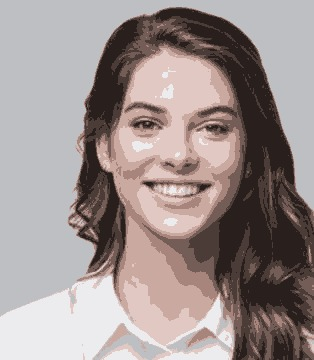
%> input picture reduced8colorswoman.JPG, 314 x 360 px
$ octave MakeStrokeFinalUpload.m   (GNU Octave 9; MATLAB toolbox functions it lacks are replaced by stand-ins)
%> lines starting %> are read from the running program, lines starting %| are printed output that depends on the picture

% parts code from Painterly Rendering with Curved Brush Strokes of Multiple Sizes
%https://github.com/fionazeng3/Painterly-Rendering-with-Curved-Brush-Strokes-of-Multiple-Sizes
%if you don't want draw step by step then comment line 469 drawnow; by
%adding a %

%no soak on paper, all color01 draw only, 4 strokes color refill

close all; clear all; clc;


sourceImage = imread(uigetfile);  % you choose All file type then choose 'reduced8colors.JPG' I uploaded
%> the answer given: reduced8colorswoman.JPG
%> sourceImage is the input picture: size 360x314x3 uint8; mean R, G, B 156.4, 144.6, 142.9
%sourceImage=imread('reduced8colorswoman.JPG');

R = [8,6,4, 2];

strokeNum=0;   %calculate how many strokes we have

%% parameters

origin = [109, 185]; % origion of the graph, write as [x y]   note it won't draw out because we put it to origion after draw
%this origion make the whole drawing within limit (x from -54 to 156, y from 8.83 to 208)

ZOffset=245;  %we can enter the offset value for z here, if enter -100 then all z value will be 100 less


ScaleValue=0.5;  %note it won't draw out because we put it to origion after draw

ThresholdOfError=100;    %the larger the less exquisite (and less strokes), 2 is exquisite around 60k strokes, 100 is 20k strokes, 200 is 6847 strokes

strokeNum=0;

maxStrokeLength = 1;   %the larger the less exquisite
minStrokeLength = 0.5;   %the larger the less exquisite

fc = 0.1;  %was 0.25 the larger the less exquisite

StrokeSize=10;  %was 10

global RefillStrokes;
RefillStrokes=4; %draw how many strokes then we refill


%% Points
%use [x,y,z,yaw,pitch,roll]

yaw=-176.628586;
pitch=-2.448534;
roll=112.573837;

%we declear globa because we want use them in functions
global ZOfUpGettingColor;
global ZOfDownGettingColor;
global YChangeOfStirColor;
global ZOfUpDrawing;
global ZOfDownDrawing;
% global DistanceBetweenXAxisColors;
% global DistanceBetweenYAxisColors;
% global DistanceBetweenXAxisWithPen;

ZOfUpGettingColor=-79.980942+ZOffset;
ZOfDownGettingColor=-116.275215+ZOffset;
YChangeOfStirColor=13.726929;

ZOfUpDrawing=-79.980942+ZOffset;
ZOfDownDrawing=-113.83+ZOffset;

DistanceBetweenXAxisColors=32; %mm
DistanceBetweenYAxisColors=32; %mm
DistanceBetweenXAxisWithPen=44;
%4.4 mm with the pen

global PaperCenterTip;
global DipWaterTop ;
global DipWaterInside;
global DipWaterMove;
global SoakWaterPaperTop;
global SoakWaterPaperDown;
global SoakWaterPaperRight;
global SoakWaterPaperRightLift;

PaperCenterTip=[109.900528   ,88.328674  ,-30.605270+ZOffset,  yaw ,pitch ,	roll ];
DipWaterTop   =[-205.556641  ,187.694519 ,-30.601479+ZOffset,  yaw ,pitch ,	roll];
DipWaterInside=[ -205.555420 ,187.697021 ,-116.040955+ZOffset, yaw ,pitch ,	roll];
DipWaterMove  =[ -220.532074 ,187.696228 ,-116.040939+ZOffset, yaw ,pitch ,	roll ];
SoakWaterPaperTop=[-205.556000,41.849792 ,-30.737663+ZOffset, yaw ,pitch ,	roll];
SoakWaterPaperDown=[-205.560150,41.852478,-114.775467+ZOffset, yaw ,pitch ,	roll];
SoakWaterPaperRight=[-205.558746,10.343994,-114.774933+ZOffset,yaw ,pitch , roll];
SoakWaterPaperRightLift=[-182.802643,8.211731,-49.687618+ZOffset,yaw ,pitch , roll];


TopOfColor01=[-152.627975 ,177.625671 , ZOfUpGettingColor,yaw ,pitch , roll];
TopOfColor11=[-152.627975+DistanceBetweenXAxisColors ,177.625671 , ZOfUpGettingColor,yaw ,pitch , roll];
TopOfColor21=[-152.627975+DistanceBetweenXAxisColors+DistanceBetweenXAxisWithPen ,177.625671 , ZOfUpGettingColor,yaw ,pitch , roll];

TopOfColor02=[-152.627975 ,177.625671- DistanceBetweenYAxisColors , ZOfUpGettingColor,yaw ,pitch , roll];
TopOfColor12=[-152.627975+DistanceBetweenXAxisColors ,177.625671 - DistanceBetweenYAxisColors, ZOfUpGettingColor,yaw ,pitch , roll];
TopOfColor22=[-152.627975+DistanceBetweenXAxisColors+DistanceBetweenXAxisWithPen ,177.625671- DistanceBetweenYAxisColors , ZOfUpGettingColor,yaw ,pitch , roll];

TopOfColor03=[-152.627975 ,177.625671- DistanceBetweenYAxisColors*2 , ZOfUpGettingColor,yaw ,pitch , roll];
TopOfColor13=[-152.627975+DistanceBetweenXAxisColors ,177.625671 - DistanceBetweenYAxisColors*2, ZOfUpGettingColor,yaw ,pitch , roll];
TopOfColor23=[-152.627975+DistanceBetweenXAxisColors+DistanceBetweenXAxisWithPen ,177.625671- DistanceBetweenYAxisColors*2 , ZOfUpGettingColor,yaw ,pitch , roll];

TopOfColor04=[-152.627975 ,177.625671- DistanceBetweenYAxisColors*3 , ZOfUpGettingColor,yaw ,pitch , roll];
TopOfColor14=[-152.627975+DistanceBetweenXAxisColors ,177.625671 - DistanceBetweenYAxisColors*3, ZOfUpGettingColor,yaw ,pitch , roll];
TopOfColor24=[-152.627975+DistanceBetweenXAxisColors+DistanceBetweenXAxisWithPen ,177.625671- DistanceBetweenYAxisColors*3 , ZOfUpGettingColor,yaw ,pitch , roll];

TopOfColor05=[-152.627975 ,177.625671- DistanceBetweenYAxisColors*4 , ZOfUpGettingColor,yaw ,pitch , roll];
TopOfColor15=[-152.627975+DistanceBetweenXAxisColors ,177.625671 - DistanceBetweenYAxisColors*4, ZOfUpGettingColor,yaw ,pitch , roll];
TopOfColor25=[-152.627975+DistanceBetweenXAxisColors+DistanceBetweenXAxisWithPen ,177.625671- DistanceBetweenYAxisColors*4 , ZOfUpGettingColor,yaw ,pitch , roll];

TopOfColor06=[-152.627975 ,177.625671- DistanceBetweenYAxisColors*5 , ZOfUpGettingColor,yaw ,pitch , roll];
TopOfColor16=[-152.627975+DistanceBetweenXAxisColors ,177.625671 - DistanceBetweenYAxisColors*5, ZOfUpGettingColor,yaw ,pitch , roll];
TopOfColor26=[-152.627975+DistanceBetweenXAxisColors+DistanceBetweenXAxisWithPen ,177.625671- DistanceBetweenYAxisColors*5 , ZOfUpGettingColor,yaw ,pitch , roll];


%create a matrix store value of in air color positions


%% paint
%At the highest level of this painting algorithm, I first created an empty canvas. Using a for loop,
% In each iteration, I masked the stroke layer onto the canvas and cumulatively made a complete painting.

[row, column] = size(sourceImage(:,:,1));
%> row = 360; column = 314
canvas = zeros(row, column, 3);
%> canvas: size 360x314x3 double; every value is 0
canvas = double(canvas);

for k = 1:length(R)
    referenceImage = sourceImage;


%% paint layer

%search each grid point’s
%neighborhood to find the nearby point with the greatest error
%and paint at this location.


    layer = zeros(size(canvas));
    referenceImage = double(referenceImage);
    L = 0.3 * referenceImage(:,:,1) + 0.59 *referenceImage(:,:,2) + 0.11 * referenceImage(:,:,3);
    [gradientX, gradientY] = gradient(L);
    G = sqrt(gradientX .^2 + gradientY .^2);
    diff = referenceImage - canvas;
    D = sqrt(double(diff(:,:,1)).^2 + double(diff(:,:,2)).^2 + double(diff(:,:,3)).^2);
    grid = R(k);
    T = ThresholdOfError;  %was 50, can set manually
     ygrid = grid:grid:size(referenceImage,1)-grid;
     xgrid = grid:grid:size(referenceImage,2)-grid;
     yorder = ygrid(randperm(length(ygrid)));
     xorder = xgrid(randperm(length(xgrid)));


    for x0 = 1:length(xorder)
        j = xorder(x0)-(grid/2)+1:xorder(x0)+(grid/2);
        for y0 = 1:length(yorder)
             i = yorder(y0)-(grid/2)+1:yorder(y0)+(grid/2);
           % sum the error near (x,y)
            M = D(i,j);
            areaError = sum(sum(M))/(grid*grid);
            if(areaError > T)
                %find the largest error point
                [~, id] = max(M(:));
                [yi, xi] = ind2sub(size(M), id);
                 y1 = yorder(y0) + yi;
                 x1 = xorder(x0) + xi;

%% make stroke


    S = [x1 y1];
    x = x1;
    y = y1;
    lastDx = 0;
    lastDy = 0;
    strokeRGB = referenceImage(y1, x1, :);

    [row, column] = size(referenceImage(:,:,1));
    for i = 1: maxStrokeLength + 1
        %detect color difference
        isDiff = isColorDiff(referenceImage, canvas, x1, y1, x, y);
        if(i >  minStrokeLength && isDiff == 1)
            break;
        end
        %detect vanishing gradient
        Gx = gradientX(y,x);
        Gy = gradientY(y,x);
        if(G(y,x) == 0)
            break
        end
        %compute a normal direction
        dx = -Gy;
        dy = Gx;
        %if necessary, reverse direction
        if(lastDx * dx + lastDy*dy < 0)
            dx = -dx;
            dy = -dy;
        end
        %filter the stroke direction

        dx = fc .* dx + (1-fc) .* lastDx;
        dy = fc .* dy + (1-fc) .* lastDy;
        dx_norm = dx ./ sqrt(dx * dx + dy*dy);
        dy_norm = dy ./sqrt(dx * dx + dy*dy);
        x = x + R(k)*dx_norm;
        y = y + R(k)*dy_norm;
        x = floor(x + R(k)*dx);
        y = floor(y + R(k)*dy);
        xy = [x, y];
        isValid = isValidPoint(x, y, row, column);
        if(isValid == 0)
            break;
        end
        lastDx = dx_norm;
        lastDy = dy_norm;
        S = [S;xy];


    end


                strokeRGB = double(strokeRGB);


                if ~isempty(S)
                   % tip = circle(R(k));
                   tip = circle(StrokeSize);
                    tipX = floor(size(tip,2)/2);
                    tipY = floor(size(tip,1)/2);
                    tipR = tip*strokeRGB(1,1,1);
                    tipG = tip*strokeRGB(1,1,2);
                    tipB = tip*strokeRGB(1,1,3);
                    brush = cat(3,tipR,tipG,tipB);
                    [py,px] = size(S);
                    for p = 1: py
                        point = S(p,:);
                        x = point(1,1);
                        y = point(1,2);
                        xMax = size(referenceImage,2) - tipX;
                        xMin = 1 + tipX;
                        yMax = size(referenceImage,1) - tipY;
                        yMin = 1 + tipY;
                        % paints stroke on layer
                        if x >= xMin && x <= xMax && y >= yMin && y <= yMax
                            area = layer(y-tipY:y+tipY,x-tipX:x+tipX,1:3);
                            painted = (brush.*area ~= 0);
                            clean = (painted == 0);
                            layer(y-tipY:y+tipY,x-tipX:x+tipX,1:3) = area + brush.*clean;

                            strokeNum=strokeNum+1;  %every time we loop it we need add one number, will print total strokes later

                            XYMatrixWithColor(strokeNum,1)=x-tipX;   %the first row of XYMatrixWithColor store x-tipX which is begin position's x
                            XYMatrixWithColor(strokeNum,2)=y-tipY;  %the second row of XYMatrixWithColor store y-tipY which is begin position's y
                            XYMatrixWithColor(strokeNum,3)=x+tipX;  %third row end position's x
                            XYMatrixWithColor(strokeNum,4)=y+tipY;  %fourth row end position's y

                            StringStrokeRGB=squeeze(sourceImage(y,x,:));  %we get the origional pixel's color and set it as stroke's color


                            XYMatrixWithColor(strokeNum,5)=StringStrokeRGB(1);
                            XYMatrixWithColor(strokeNum,6)=StringStrokeRGB(2);
                            XYMatrixWithColor(strokeNum,7)=StringStrokeRGB(3);

                             % above we put the color of the points with coordinates (RGB value on the 5th 6th 7th row) because easier to sort


                            %plot([x-tipX x+tipX], [y-tipY y+tipY],'color',StringStrokeRGB,'LineWidth',3 )  //display dynamic plotting
                            %drawnow;
                            %hold on;


                        end
                    end
                end
            end
        end
    end


   % layer = paintLayer(canvas,referenceImage, R(k));
    blank = (layer == 0);
    notLayer = canvas.*blank;

   %%%imshow(uint8(canvas));   %show gradual change process

    canvas = (canvas).*(canvas ~= 0).*(blank) +(canvas ~=0).*(layer ~= 0).*(layer) +(notLayer + layer).*(canvas == 0);

end
%> this loop made 4 passes
%> pass 1, `L = 0.3 * referenceImage(:,:,1) + 0.59 *referenceImage(:,:,2) + 0.11 *..`:
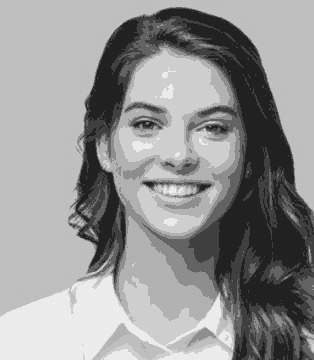
%> L: size 360x314 double; min 21.87, max 245.2, mean 148
%> pass 1, `[gradientX, gradientY] = gradient(L);`:
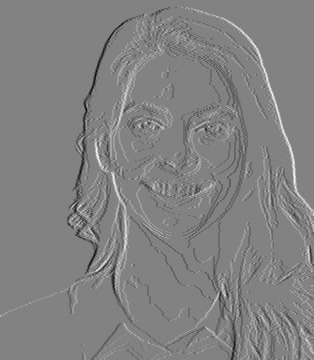
%> gradientX: size 360x314 double; min -84.05, max 80.47, mean -0.1; drawn with min black and max white
%> pass 1, `[gradientX, gradientY] = gradient(L);`:
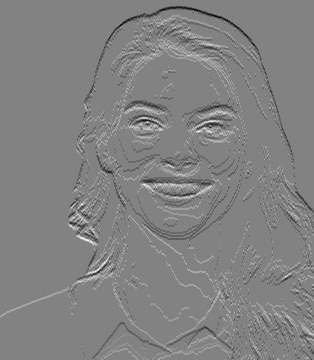
%> gradientY: size 360x314 double; min -81.15, max 77.65, mean 0; drawn with min black and max white
%> after the loop:
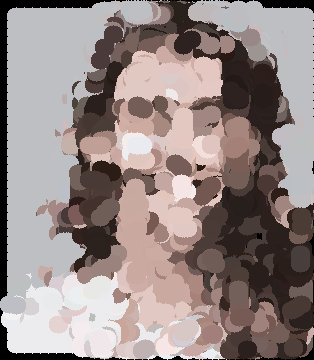
%> canvas: size 360x314x3 double; mean R, G, B 148.9, 136, 133.9
%> after the loop:
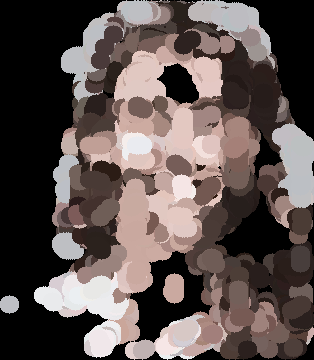
%> layer: size 360x314x3 double; mean R, G, B 94.2, 82.7, 80.2
%> after the loop, Gx = 0.5; Gy = 0; S = [276 120; 271 119; 267 118]; StringStrokeRGB = [70; 60; 58]; dx = -0.899; dx_norm = -0.995; dy = -0.0881; dy_norm = -0.0975; id = 4; isDiff = 0; isValid = 1; lastDx = -0.995; lastDy = -0.0975; point = [267 118]; px = 2; py = 3
canvas = uint8(canvas);
%> canvas: size 360x314x3 uint8

oilPaint = canvas;
%%%imshow(oilPaint);

DisplayStroke=['total number of stroke is: '];
disp(DisplayStroke);
disp(strokeNum);
%| 20231

%% Sort by color
% [25 lines of commented-out code are left out]
Color01=  [85, 75, 73];
Color11=	[254, 238, 222];
Color21=	[43, 43, 43];
Color02=	[255, 115, 178];
Color12=	[252, 162, 4];
Color22=	[169, 87, 40];
Color03=	[84, 188, 109];
Color13=    [255, 64, 56];
Color23=	[38, 149, 107];
Color04=	[253, 79, 19];
Color14=	[255, 225, 21];
Color24=	[255, 116, 8];
Color05=	[181, 107, 206];
Color15=	[252, 150, 190];
Color25=	[35, 109, 198];
Color06=	[154, 77, 57];
Color16=	[124, 189, 69];
Color26=	[92, 198, 248];


ColorToleranceR=50;   %if not get enough certain color then change this value
ColorToleranceG=50;
ColorToleranceB=50;

Color01Strokes=SortRGB(Color01,XYMatrixWithColor,strokeNum,ColorToleranceR,ColorToleranceG,ColorToleranceB);
%> the loop in SortRGB, `for iii=1: strokeNumm` made 20231 passes
%> (RMatch, GMatch, BMatch, PointsOfTheColor) on pass 7: (1, 1, 1, [86 137 104 155 41 30 26 85 75 73])
%> (RMatch, GMatch, BMatch) on passes 1 to 6: (0, 0, 0), (0, 0, 0), (0, 0, 0), (0, 0, 0), (0, 0, 0), (0, 0, 0)
%> after the loop in SortRGB, `for iii=1: strokeNumm`: BMatch = 1
Color11Strokes=SortRGB(Color11,XYMatrixWithColor,strokeNum,ColorToleranceR,ColorToleranceG,ColorToleranceB);
%> the loop in SortRGB (call 2), `for iii=1: strokeNumm` made 20231 passes
%> (RMatch, GMatch, BMatch, PointsOfTheColor) on pass 1: (1, 1, 1, [96 296 114 314 236 236 238 254 238 222])
%> (RMatch, GMatch, BMatch) on passes 2 to 7: (0, 0, 0), (1, 1, 1), (1, 1, 1), (0, 0, 0), (1, 0, 0), (0, 0, 0)
Color21Strokes=SortRGB(Color21,XYMatrixWithColor,strokeNum,ColorToleranceR,ColorToleranceG,ColorToleranceB);
Color02Strokes=SortRGB(Color02,XYMatrixWithColor,strokeNum,ColorToleranceR,ColorToleranceG,ColorToleranceB);
Color12Strokes=SortRGB(Color12,XYMatrixWithColor,strokeNum,ColorToleranceR,ColorToleranceG,ColorToleranceB);
Color22Strokes=SortRGB(Color22,XYMatrixWithColor,strokeNum,ColorToleranceR,ColorToleranceG,ColorToleranceB);
Color03Strokes=SortRGB(Color03,XYMatrixWithColor,strokeNum,ColorToleranceR,ColorToleranceG,ColorToleranceB);
Color13Strokes=SortRGB(Color13,XYMatrixWithColor,strokeNum,ColorToleranceR,ColorToleranceG,ColorToleranceB);
Color23Strokes=SortRGB(Color23,XYMatrixWithColor,strokeNum,ColorToleranceR,ColorToleranceG,ColorToleranceB);
Color04Strokes=SortRGB(Color04,XYMatrixWithColor,strokeNum,ColorToleranceR,ColorToleranceG,ColorToleranceB);
Color14Strokes=SortRGB(Color14,XYMatrixWithColor,strokeNum,ColorToleranceR,ColorToleranceG,ColorToleranceB);
Color24Strokes=SortRGB(Color24,XYMatrixWithColor,strokeNum,ColorToleranceR,ColorToleranceG,ColorToleranceB);
Color05Strokes=SortRGB(Color05,XYMatrixWithColor,strokeNum,ColorToleranceR,ColorToleranceG,ColorToleranceB);
Color15Strokes=SortRGB(Color15,XYMatrixWithColor,strokeNum,ColorToleranceR,ColorToleranceG,ColorToleranceB);
Color25Strokes=SortRGB(Color25,XYMatrixWithColor,strokeNum,ColorToleranceR,ColorToleranceG,ColorToleranceB);
Color06Strokes=SortRGB(Color06,XYMatrixWithColor,strokeNum,ColorToleranceR,ColorToleranceG,ColorToleranceB);
Color16Strokes=SortRGB(Color16,XYMatrixWithColor,strokeNum,ColorToleranceR,ColorToleranceG,ColorToleranceB);
Color26Strokes=SortRGB(Color26,XYMatrixWithColor,strokeNum,ColorToleranceR,ColorToleranceG,ColorToleranceB);

%% Display number of strokes

Disp1=['total number of stroke for 01 is: '];
disp(Disp1);
disp (size(Color01Strokes,1))  %we count rows to find how many strokes it is
%| 8658

Disp2=['total number of stroke for 11 is: '];
disp(Disp2);
disp (size(Color11Strokes,1))  %we count rows to find how many strokes it is
%| 3679

Disp3=['total number of stroke for 21 is: '];
disp(Disp3);
disp (size(Color21Strokes,1))  %we count rows to find how many strokes it is
%| 6861

Disp4=['total number of stroke for 02 is: '];
disp(Disp4);
disp (size(Color02Strokes,1))  %we count rows to find how many strokes it is
%| 0

Disp5=['total number of stroke for 12 is: '];
disp(Disp5);
disp (size(Color12Strokes,1))  %we count rows to find how many strokes it is
%| 0

Disp6=['total number of stroke for 22 is: '];
disp(Disp6);
disp (size(Color22Strokes,1))  %we count rows to find how many strokes it is
%| 227

Disp7=['total number of stroke for 03 is: '];
disp(Disp7);
disp (size(Color03Strokes,1))  %we count rows to find how many strokes it is
%| 0

Disp8=['total number of stroke for 13 is: '];
disp(Disp8);
disp (size(Color13Strokes,1))  %we count rows to find how many strokes it is
%| 0

Disp9=['total number of stroke for 23 is: '];
disp(Disp9);
disp (size(Color23Strokes,1))  %we count rows to find how many strokes it is
%| 0

Disp10=['total number of stroke for 04 is: '];
disp(Disp10);
disp (size(Color04Strokes,1))  %we count rows to find how many strokes it is
%| 0

Disp11=['total number of stroke for 14 is: '];
disp(Disp11);
disp (size(Color14Strokes,1))  %we count rows to find how many strokes it is
%| 0

Disp12=['total number of stroke for 24 is: '];
disp(Disp12);
disp (size(Color24Strokes,1))  %we count rows to find how many strokes it is
%| 0

Disp13=['total number of stroke for 05 is: '];
disp(Disp13);
disp (size(Color05Strokes,1))  %we count rows to find how many strokes it is
%| 0

Disp14=['total number of stroke for 15 is: '];
disp(Disp14);
disp (size(Color15Strokes,1))  %we count rows to find how many strokes it is
%| 1640

Disp15=['total number of stroke for 25 is: '];
disp(Disp15);
disp (size(Color25Strokes,1))  %we count rows to find how many strokes it is
%| 0

Disp16=['total number of stroke for 06 is: '];
disp(Disp16);
disp (size(Color06Strokes,1))  %we count rows to find how many strokes it is
%| 2106

Disp16=['total number of stroke for 16 is: '];
disp(Disp16);
disp (size(Color16Strokes,1))  %we count rows to find how many strokes it is
%| 0

Disp16=['total number of stroke for 26 is: '];
disp(Disp16);
disp (size(Color26Strokes,1))  %we count rows to find how many strokes it is
%| 0

%% Sum of all strokes then draw it

SumOfStrokeInColorOrder=[Color01Strokes;Color11Strokes;Color21Strokes;Color02Strokes;Color12Strokes;Color22Strokes;Color03Strokes;Color13Strokes;Color23Strokes;Color04Strokes;Color14Strokes;Color24Strokes;Color05Strokes;Color15Strokes;Color25Strokes;Color06Strokes;Color16Strokes;Color26Strokes];

%the order is BlackStrokes;WhiteStrokes;RedStrokes;LimeStrokes;BlueStrokes;YellowStrokes;CyanStrokes;MagentaStrokes;SilverStrokes;GrayStrokes;MaroonStrokes;OliveStrokes;GreenStrokes;PurpleStrokes;TealStrokes;NavyStrokes

writematrix(SumOfStrokeInColorOrder,'test.txt');
%we write SumOfStrokeInColorOrder in test.txt, order
% is [x-tipX, y-tipY, x+tipX, y+tipY, GotR, GotG, GotB, UseR, UseG, UseB]
%we have UseR UseG because we have limited paint in hand, don't have all
%color got on picture

%% Draw it

%> the run ends on the next line
for ooo=1:size(SumOfStrokeInColorOrder,1)
% [107 lines not run here, left out]
% [18 lines left out: function LoopAndAppend, not called in this run]


%% add color function

% [29 lines left out: function AddColor, not called in this run]

%% Sort RGB function
%we want sort RGB on the picture to one of the standard color we gave
%earlier (since we have limited paint)
function vvv = SortRGB(RGB,XYMatrixWithColorr,strokeNumm,ColorToleranceRR,ColorToleranceGG,ColorToleranceBB)   %we need stroke numm here because it is within the function
PointsOfTheColor=[];
 for iii=1: strokeNumm

     % see if R match first including tolerance, we use this because is easier to see
     if (RGB(1)-ColorToleranceRR)<XYMatrixWithColorr(iii,5) && XYMatrixWithColorr(iii,5) <(RGB(1)+ColorToleranceRR)
       RMatch=1;
     else
       RMatch=0;
     end

     if (RGB(2)-ColorToleranceGG)<XYMatrixWithColorr(iii,6) && XYMatrixWithColorr(iii,6) <(RGB(2)+ColorToleranceGG)
       GMatch=1;
     else
       GMatch=0;
     end

     if (RGB(3)-ColorToleranceBB)<XYMatrixWithColorr(iii,7) && XYMatrixWithColorr(iii,7) <(RGB(3)+ColorToleranceBB)
       BMatch=1;
     else
       BMatch=0;
     end


     if RMatch==1 && GMatch==1 && BMatch==1

       PointsOfTheColor=[PointsOfTheColor;XYMatrixWithColorr(iii,1) XYMatrixWithColorr(iii,2) XYMatrixWithColorr(iii,3) XYMatrixWithColorr(iii,4) XYMatrixWithColorr(iii,5) XYMatrixWithColorr(iii,6) XYMatrixWithColorr(iii,7) RGB(1) RGB(2) RGB(3)];

     % XYMatrixWithColorr(iii,:)=0;  %after we assign the color we replace that row with 0 means the stroke is taken and won't have multiple color

     %Append rows at the end of Matrix each time condition is met, then we
     %append the color we are going to use as well
     %so the total matrix is [x-tipX, y-tipY, x+tipX, y+tipY, GotR, GotG, GotB, UseR, UseG, UseB]
     %GotR is the R value we got by squeeze the origional image, useR is
     %the actual R we will use to paint

     end
 end
 vvv=PointsOfTheColor;
end


%% Scale RGB function
%we need it because when draw it accept value between 0 to 1, and what we
%got is 0 to255
function ScaledRGB = ScaleDown(RGBname)
RGBname(1)=RGBname(1)/255;
RGBname(2)=RGBname(2)/255;
RGBname(3)=RGBname(3)/255;
ScaledRGB=RGBname;
end
